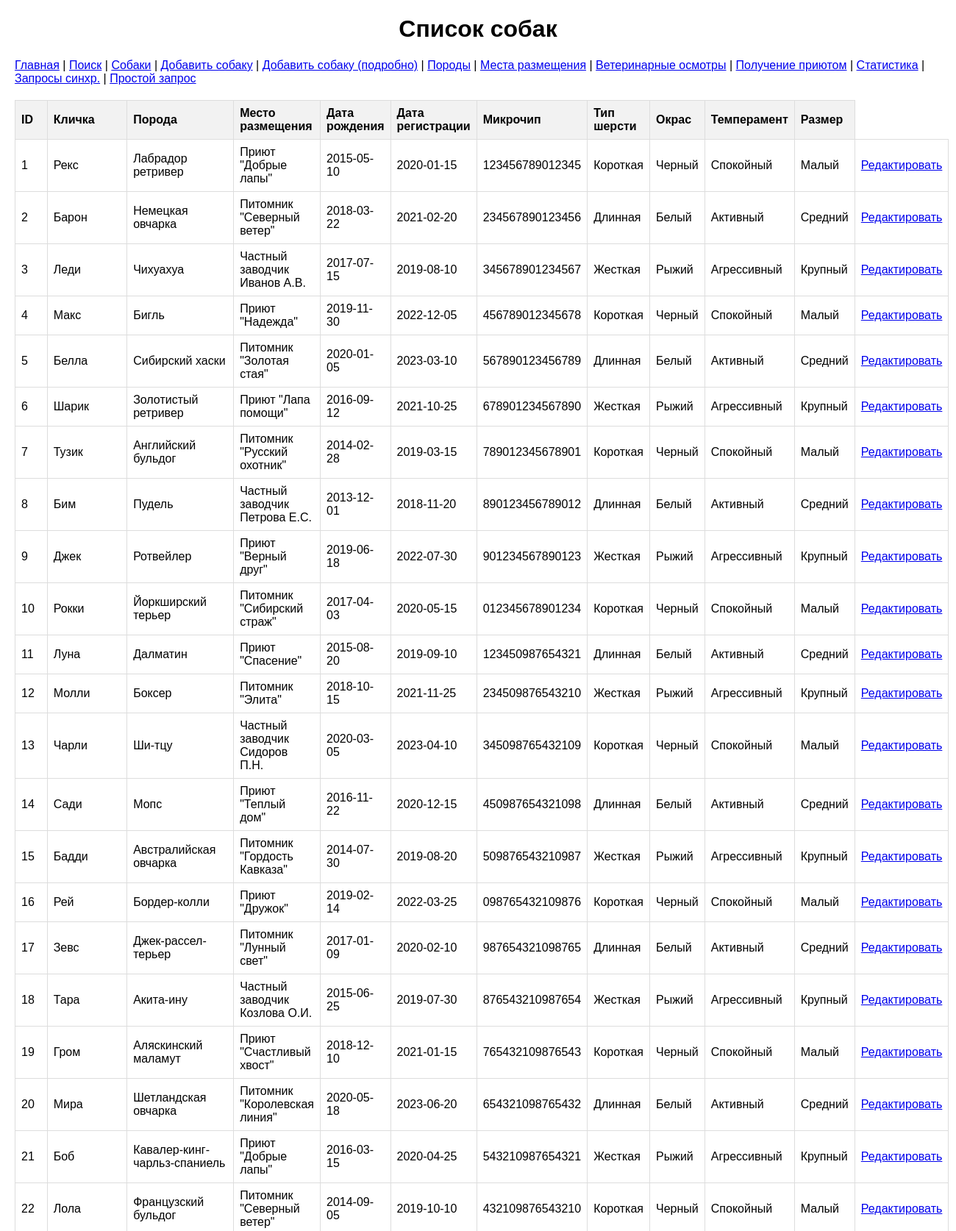
/view (upper part), run on the app's committed database.
### tables this page shows
CREATE TABLE "dogs" (
	"id"	INTEGER,
	"name"	VARCHAR(100) NOT NULL,
	"birth_date"	DATE,
	"breeds_id"	INTEGER,
	"getting_id"	INTEGER,
	"vet_examinations_id"	INTEGER,
	"location_id"	INTEGER,
	"registration_date"	DATE,
	"microchip_number"	VARCHAR(20),
	"coat_type"	INTEGER,
	"color_variations"	INTEGER,
	"temperament"	INTEGER,
	"size"	INTEGER,
	PRIMARY KEY("id" AUTOINCREMENT),
	FOREIGN KEY("breeds_id") REFERENCES "breeds"("id"),
	FOREIGN KEY("coat_type") REFERENCES "coat_type"("id"),
	FOREIGN KEY("color_variations") REFERENCES "color_variations"("id"),
	FOREIGN KEY("getting_id") REFERENCES "getting"("id"),
	FOREIGN KEY("location_id") REFERENCES "locations"("id"),
	FOREIGN KEY("size") REFERENCES "size"("id"),
	FOREIGN KEY("temperament") REFERENCES "temperament"("id"),
	FOREIGN KEY("vet_examinations_id") REFERENCES "vet_examinations"("id")
);

CREATE TABLE breeds (
    id INTEGER PRIMARY KEY AUTOINCREMENT,
    breed_name VARCHAR(100) NOT NULL,
    breed_group VARCHAR(50),
    origin_country VARCHAR(50),
    average_lifes INTEGER,
    typical_use VARCHAR(100),
    common_health_issues VARCHAR(200),
    recommended_vaccinations VARCHAR(200),
    veterinary_care VARCHAR(50),
    average_weight_male FLOAT,
    average_weight_female FLOAT,
    trainability_level VARCHAR(50),
    recommended_training_age INTEGER,
    common_behavioral_issues VARCHAR(200),
    preferred_training_methods VARCHAR(200),
    typical_learning_period INTEGER
);

CREATE TABLE locations (
    id INTEGER PRIMARY KEY AUTOINCREMENT,
    location_name VARCHAR(100) NOT NULL,
    location_type VARCHAR(50),
    address VARCHAR(200),
    contact_info VARCHAR(100),
    price FLOAT,
    availability INTEGER,
    website VARCHAR(200)
);

CREATE TABLE coat_type (
    id INTEGER PRIMARY KEY AUTOINCREMENT,
    coat_type_name VARCHAR(50) NOT NULL
);

CREATE TABLE color_variations (
    id INTEGER PRIMARY KEY AUTOINCREMENT,
    color_variations_name VARCHAR(50) NOT NULL
);

CREATE TABLE temperament (
    id INTEGER PRIMARY KEY AUTOINCREMENT,
    temperament_name VARCHAR(50) NOT NULL
);

CREATE TABLE size (
    id INTEGER PRIMARY KEY AUTOINCREMENT,
    size_name VARCHAR(50) NOT NULL
);

### flask_app.py (the view)
@app.route('/view')
def view():
    with get_db_connection() as conn:
        cursor = conn.cursor()
        query = """
            SELECT d.id, d.name, b.breed_name, l.location_name, d.birth_date, d.registration_date, d.microchip_number,
                   ct.coat_type_name, cv.color_variations_name, t.temperament_name, s.size_name
            FROM dogs d
            JOIN breeds b ON d.breeds_id = b.id
            JOIN locations l ON d.location_id = l.id
            JOIN coat_type ct ON d.coat_type = ct.id
            JOIN color_variations cv ON d.color_variations = cv.id
            JOIN temperament t ON d.temperament = t.id
            JOIN size s ON d.size = s.id
            ORDER BY d.id
        """
        dogs = cursor.execute(query).fetchall()
    return render_template('view.html', dogs=dogs)

### flask_app.py (called while the page is built)
def get_db_connection():
    active_db = session.get('active_db', DB_PATH_1)
    conn = sqlite3.connect(active_db, timeout=10)
    conn.row_factory = sqlite3.Row
    return LoggingConnection(conn)

    def __getattr__(self, name):
        return getattr(self.conn, name)

    def __enter__(self):
        self.conn.__enter__()
        return self

    def __exit__(self, exc_type, exc_val, exc_tb):
        self.conn.__exit__(exc_type, exc_val, exc_tb)

### templates/view.html (shortened to what this page needs)
<!DOCTYPE html>
<html lang="ru">
<head>
    <link rel="stylesheet" href="{{ url_for('static', filename='style.css') }}">
</head>
<body>
    <h1>Список собак</h1>
       <nav>
        <a href="/">Главная</a> |
        <a href="/search">Поиск</a> |
        <a href="/view">Собаки</a> |
        <a href="/add">Добавить собаку</a> |
        <a href="/add_detailed">Добавить собаку (подробно)</a> |
        <a href="/breeds">Породы</a> |
        <a href="/locations">Места размещения</a> |
        <a href="/vet_examinations">Ветеринарные осмотры</a> |
        <a href="/getting">Получение приютом</a> |
        <a href="/stats">Статистика</a> |
        <a href="/sync_queries">Запросы синхр.</a> |
        <a href="/simple_query">Простой запрос</a>
    </nav>
    {% if dogs %}
        <table>
            <tr>
                <th>ID</th>
                <th>Кличка</th>
                <th>Порода</th>
                <th>Место размещения</th>
                <th>Дата рождения</th>
                <th>Дата регистрации</th>
                <th>Микрочип</th>
                <th>Тип шерсти</th>
                <th>Окрас</th>
                <th>Темперамент</th>
                <th>Размер</th>
            </tr>
            {% for dog in dogs %}
            <tr>
                <td>{{ dog['id'] }}</td>
                <td>{{ dog['name'] }}</td>
                <td>{{ dog['breed_name'] }}</td>
                <td>{{ dog['location_name'] or 'Не указано' }}</td>
                <td>{{ dog['birth_date'] or 'Не указано' }}</td>
                <td>{{ dog['registration_date'] or 'Не указано' }}</td>
                <td>{{ dog['microchip_number'] or 'Не указано' }}</td>
                <td>{{ dog['coat_type_name'] or 'Не указано' }}</td>
                <td>{{ dog['color_variations_name'] or 'Не указано' }}</td>
                <td>{{ dog['temperament_name'] or 'Не указано' }}</td>
                <td>{{ dog['size_name'] or 'Не указано' }}</td>
		<td><a href="{{ url_for('edit', id=dog['id']) }}">Редактировать</a></td>
            </tr>
            {% endfor %}
        </table>
    {% else %}
        <p>Нет собак для отображения.</p>
    {% endif %}
</body>
</html>

### static/style.css (style rules this page uses)
body { font-family: Arial, sans-serif; margin: 20px; }
nav { margin-bottom: 20px; }
table { border-collapse: collapse; width: 100%; }
th, td { border: 1px solid #ddd; padding: 8px; text-align: left; }
th { background-color: #f2f2f2; }
h1 { text-align: center; }

### data on the page
dogs: id "1", name "Рекс", breed_name "Лабрадор ретривер", location_name "Приют \"Добрые лапы\"", birth_date "2015-05-10", registration_date "2020-01-15", microchip_number "123456789012345", coat_type_name "Короткая", color_variations_name "Черный", temperament_name "Спокойный", size_name "Малый"
dogs: id "2", name "Барон", breed_name "Немецкая овчарка", location_name "Питомник \"Северный ветер\"", birth_date "2018-03-22", registration_date "2021-02-20", microchip_number "234567890123456", coat_type_name "Длинная", color_variations_name "Белый", temperament_name "Активный", size_name "Средний"
dogs: id "3", name "Леди", breed_name "Чихуахуа", location_name "Частный заводчик Иванов А.В.", birth_date "2017-07-15", registration_date "2019-08-10", microchip_number "345678901234567", coat_type_name "Жесткая", color_variations_name "Рыжий", temperament_name "Агрессивный", size_name "Крупный"
dogs: id "4", name "Макс", breed_name "Бигль", location_name "Приют \"Надежда\"", birth_date "2019-11-30", registration_date "2022-12-05", microchip_number "456789012345678", coat_type_name "Короткая", color_variations_name "Черный", temperament_name "Спокойный", size_name "Малый"
dogs: id "5", name "Белла", breed_name "Сибирский хаски", location_name "Питомник \"Золотая стая\"", birth_date "2020-01-05", registration_date "2023-03-10", microchip_number "567890123456789", coat_type_name "Длинная", color_variations_name "Белый", temperament_name "Активный", size_name "Средний"
dogs: id "6", name "Шарик", breed_name "Золотистый ретривер", location_name "Приют \"Лапа помощи\"", birth_date "2016-09-12", registration_date "2021-10-25", microchip_number "678901234567890", coat_type_name "Жесткая", color_variations_name "Рыжий", temperament_name "Агрессивный", size_name "Крупный"
dogs: id "7", name "Тузик", breed_name "Английский бульдог", location_name "Питомник \"Русский охотник\"", birth_date "2014-02-28", registration_date "2019-03-15", microchip_number "789012345678901", coat_type_name "Короткая", color_variations_name "Черный", temperament_name "Спокойный", size_name "Малый"
dogs: id "8", name "Бим", breed_name "Пудель", location_name "Частный заводчик Петрова Е.С.", birth_date "2013-12-01", registration_date "2018-11-20", microchip_number "890123456789012", coat_type_name "Длинная", color_variations_name "Белый", temperament_name "Активный", size_name "Средний"
dogs: id "9", name "Джек", breed_name "Ротвейлер", location_name "Приют \"Верный друг\"", birth_date "2019-06-18", registration_date "2022-07-30", microchip_number "901234567890123", coat_type_name "Жесткая", color_variations_name "Рыжий", temperament_name "Агрессивный", size_name "Крупный"
dogs: id "10", name "Рокки", breed_name "Йоркширский терьер", location_name "Питомник \"Сибирский страж\"", birth_date "2017-04-03", registration_date "2020-05-15", microchip_number "012345678901234", coat_type_name "Короткая", color_variations_name "Черный", temperament_name "Спокойный", size_name "Малый"
dogs: id "11", name "Луна", breed_name "Далматин", location_name "Приют \"Спасение\"", birth_date "2015-08-20", registration_date "2019-09-10", microchip_number "123450987654321", coat_type_name "Длинная", color_variations_name "Белый", temperament_name "Активный", size_name "Средний"
dogs: id "12", name "Молли", breed_name "Боксер", location_name "Питомник \"Элита\"", birth_date "2018-10-15", registration_date "2021-11-25", microchip_number "234509876543210", coat_type_name "Жесткая", color_variations_name "Рыжий", temperament_name "Агрессивный", size_name "Крупный"
dogs: id "13", name "Чарли", breed_name "Ши-тцу", location_name "Частный заводчик Сидоров П.Н.", birth_date "2020-03-05", registration_date "2023-04-10", microchip_number "345098765432109", coat_type_name "Короткая", color_variations_name "Черный", temperament_name "Спокойный", size_name "Малый"
dogs: id "14", name "Сади", breed_name "Мопс", location_name "Приют \"Теплый дом\"", birth_date "2016-11-22", registration_date "2020-12-15", microchip_number "450987654321098", coat_type_name "Длинная", color_variations_name "Белый", temperament_name "Активный", size_name "Средний"
dogs: id "15", name "Бадди", breed_name "Австралийская овчарка", location_name "Питомник \"Гордость Кавказа\"", birth_date "2014-07-30", registration_date "2019-08-20", microchip_number "509876543210987", coat_type_name "Жесткая", color_variations_name "Рыжий", temperament_name "Агрессивный", size_name "Крупный"
dogs: id "16", name "Рей", breed_name "Бордер-колли", location_name "Приют \"Дружок\"", birth_date "2019-02-14", registration_date "2022-03-25", microchip_number "098765432109876", coat_type_name "Короткая", color_variations_name "Черный", temperament_name "Спокойный", size_name "Малый"
dogs: id "17", name "Зевс", breed_name "Джек-рассел-терьер", location_name "Питомник \"Лунный свет\"", birth_date "2017-01-09", registration_date "2020-02-10", microchip_number "987654321098765", coat_type_name "Длинная", color_variations_name "Белый", temperament_name "Активный", size_name "Средний"
dogs: id "18", name "Тара", breed_name "Акита-ину", location_name "Частный заводчик Козлова О.И.", birth_date "2015-06-25", registration_date "2019-07-30", microchip_number "876543210987654", coat_type_name "Жесткая", color_variations_name "Рыжий", temperament_name "Агрессивный", size_name "Крупный"
dogs: id "19", name "Гром", breed_name "Аляскинский маламут", location_name "Приют \"Счастливый хвост\"", birth_date "2018-12-10", registration_date "2021-01-15", microchip_number "765432109876543", coat_type_name "Короткая", color_variations_name "Черный", temperament_name "Спокойный", size_name "Малый"
dogs: id "20", name "Мира", breed_name "Шетландская овчарка", location_name "Питомник \"Королевская линия\"", birth_date "2020-05-18", registration_date "2023-06-20", microchip_number "654321098765432", coat_type_name "Длинная", color_variations_name "Белый", temperament_name "Активный", size_name "Средний"
dogs: id "21", name "Боб", breed_name "Кавалер-кинг-чарльз-спаниель", location_name "Приют \"Добрые лапы\"", birth_date "2016-03-15", registration_date "2020-04-25", microchip_number "543210987654321", coat_type_name "Жесткая", color_variations_name "Рыжий", temperament_name "Агрессивный", size_name "Крупный"
dogs: id "22", name "Лола", breed_name "Французский бульдог", location_name "Питомник \"Северный ветер\"", birth_date "2014-09-05", registration_date "2019-10-10", microchip_number "432109876543210", coat_type_name "Короткая", color_variations_name "Черный", temperament_name "Спокойный", size_name "Малый"
